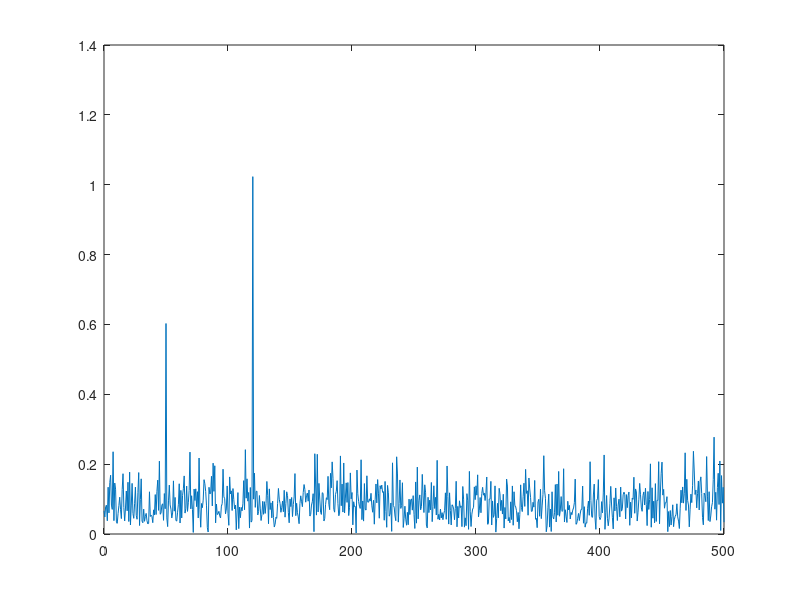

This chart was generated by the following MATLAB code:

Fs = 1000;            
T = 1/Fs;             
L = 1500;             
t = (0:L-1)*T;        
S = 0.7*sin(2*pi*50*t) + sin(2*pi*120*t);
X = S + 2*randn(size(t));
Y = fft(X);
P2 = abs(Y/L);
P1 = P2(1:L/2+1);
P1(2:end-1) = 2*P1(2:end-1);
f = Fs*(0:(L/2))/L;
plot(f,P1);
